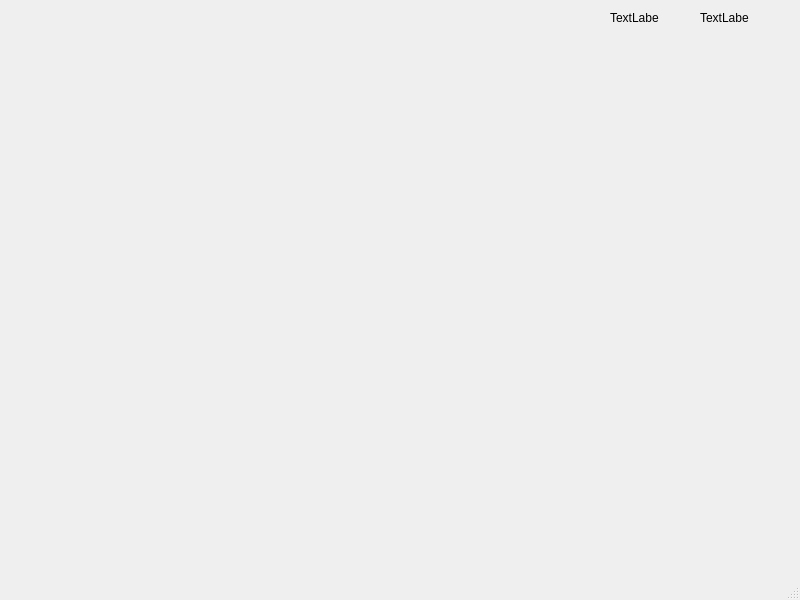
<?xml version="1.0" encoding="UTF-8"?>
<ui version="4.0">
 <class>MainWindow</class>
 <widget class="QMainWindow" name="MainWindow">
  <property name="geometry">
   <rect>
    <x>0</x>
    <y>0</y>
    <width>800</width>
    <height>600</height>
   </rect>
  </property>
  <property name="windowTitle">
   <string>MainWindow</string>
  </property>
  <widget class="QWidget" name="centralwidget">
   <widget class="QLabel" name="lblCount">
    <property name="geometry">
     <rect>
      <x>700</x>
      <y>10</y>
      <width>49</width>
      <height>16</height>
     </rect>
    </property>
    <property name="text">
     <string>TextLabel</string>
    </property>
   </widget>
   <widget class="QLabel" name="lblCountKey">
    <property name="geometry">
     <rect>
      <x>610</x>
      <y>10</y>
      <width>49</width>
      <height>16</height>
     </rect>
    </property>
    <property name="text">
     <string>TextLabel</string>
    </property>
   </widget>
  </widget>
  <widget class="QMenuBar" name="menubar">
   <property name="geometry">
    <rect>
     <x>0</x>
     <y>0</y>
     <width>800</width>
     <height>22</height>
    </rect>
   </property>
  </widget>
  <widget class="QStatusBar" name="statusbar"/>
 </widget>
 <resources/>
 <connections/>
</ui>
